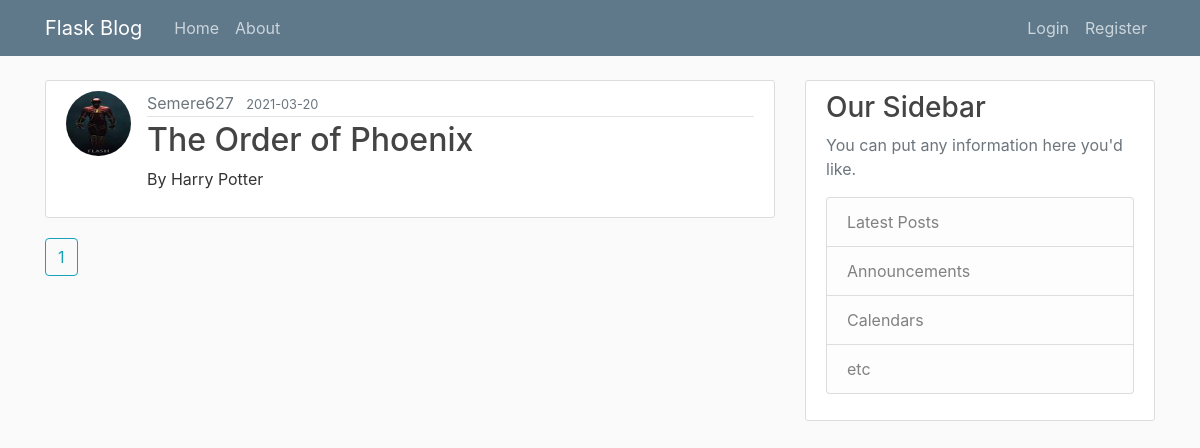
Page /home on the earlier database version.
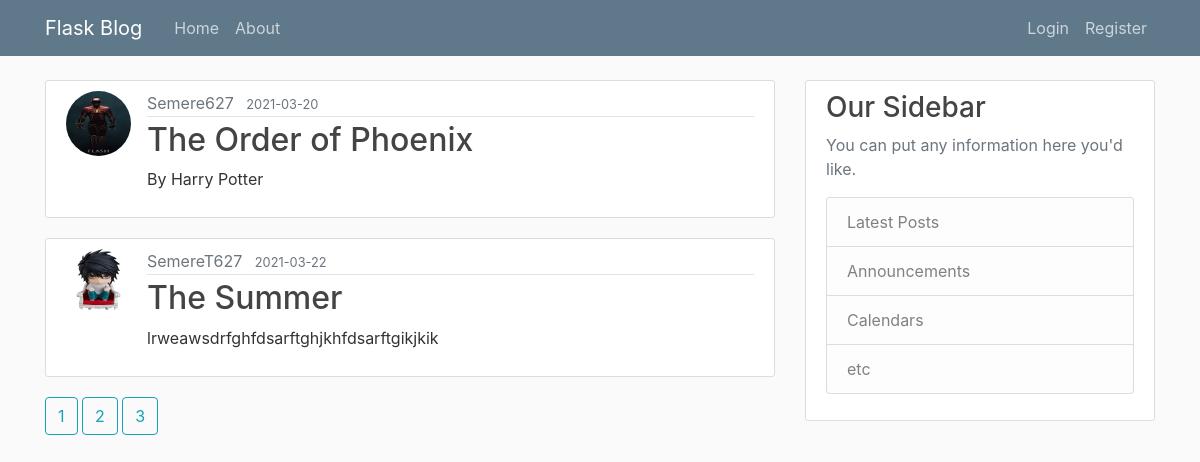
Same page on the later database version.
### flaskblog/models.py (models this page shows, shortened)
class Post(db.Model):
    id = db.Column(db.Integer, primary_key=True)
    title = db.Column(db.String(100), nullable=False)
    date_posted = db.Column(db.DateTime, nullable=False,
                            default=datetime.utcnow)
    content = db.Column(db.Text, nullable=False)
    user_id = db.Column(db.Integer, db.ForeignKey('user.id'), nullable=False)

class User(db.Model, UserMixin):
    id = db.Column(db.Integer, primary_key=True)
    username = db.Column(db.String(20), unique=True, nullable=False)
    email = db.Column(db.String(120), unique=True, nullable=False)
    image_file = db.Column(db.String(20), nullable=False,
                           default="default.jpg")
    password = db.Column(db.String(60), nullable=False)
    posts = db.relationship('Post', backref='author', lazy=True)

### flaskblog/routes.py (the view)
@app.route('/')
@app.route('/home')
def home():
    page = request.args.get('page',1,type=int)
    posts = Post.query.paginate(page=page,per_page=2)
    return render_template('home.html', posts=posts)

### flaskblog/templates/home.html
{%extends "layout.html"%}
{%block content%}
    {% for post in posts.items%}
        <article class="media content-section">
            <img class="rounded-circle article-img" src="{{url_for('static', filename='profile_pics/'+post.author.image_file)}}">
            <div class="media-body">
                <div class="article-metadata">
                    {% if post.author == current_user%}
                        <a class="mr-2" href="{{url_for('account')}}">{{ post.author.username }}</a>
                    {%else%}
                        <a class="mr-2 text-muted" href="#">{{ post.author.username }}</a>
                    {% endif%}
                    <small class="text-muted">{{ post.date_posted.strftime('%Y-%m-%d')}}</small>
                </div>
                <h2><a class="article-title" href="{{url_for('post',post_id=post.id)}}">{{ post.title }}</a></h2>
                <p class="article-content">{{ post.content }}</p>
            </div>
        </article>
    {%endfor%}
    {%for page_num in posts.iter_pages()%}
        {%if page_num%}
            <a class="btn btn-outline-info mb-4" href="{{url_for('home',page=page_num)}}">{{page_num}}</a>
        {%else%}
            ...
        {%endif%}
    {%endfor%}
{%endblock content%}

### flaskblog/templates/layout.html (shortened to what this page needs)
<!DOCTYPE html>
<html lang="en">
<head>
    <link rel="stylesheet" href="https://stackpath.bootstrapcdn.com/bootstrap/4.5.2/css/bootstrap.min.css"
>
    <link rel="stylesheet" href="{{url_for('static',filename='main.css')}}">
</head>
<body>
    <header class="site-header">
        <nav class="navbar navbar-expand-md navbar-dark bg-steel fixed-top">
            <div class="container">
                <a class="navbar-brand mr-4" href="/">Flask Blog</a>
                <div class="collapse navbar-collapse" id="navbarToggle">
                    <div class="navbar-nav mr-auto">
                        <a class="nav-item nav-link" href="{{url_for('home')}}">Home</a>
                        <a class="nav-item nav-link" href="{{url_for('about')}}">About</a>
                    </div>
                    <div class="navbar-nav">
                        {%if current_user.is_authenticated%}
                            <a class="nav-item nav-link" href="{{url_for('new_post')}}">New Post</a>
                            <a class="nav-item nav-link" href="{{url_for('account')}}">Account</a>
                            <a class="nav-item nav-link" href="{{url_for('logout')}}">Logout</a>
                        {%else%}
                            <a class="nav-item nav-link" href="{{url_for('login')}}">Login</a>
                            <a class="nav-item nav-link" href="{{url_for('register')}}">Register</a>
                        {%endif%}
                    </div>
                </div>
            </div>
        </nav>
    </header>
    <main role="main" class="container">
        <div class="row">
            <div class="col-md-8">
                {% block content %}{% endblock %}
            </div>
            <div class="col-md-4">
                <div class="content-section">
                    <h3>Our Sidebar</h3>
                    <p class='text-muted'>You can put any information here you'd like.
                        <ul class="list-group">
                            <li class="list-group-item list-group-item-light">Latest Posts</li>
                            <li class="list-group-item list-group-item-light">Announcements</li>
                            <li class="list-group-item list-group-item-light">Calendars</li>
                            <li class="list-group-item list-group-item-light">etc</li>
                        </ul>
                    </p>
                </div>
            </div>
        </div>
    </main>
</body>
</html>

### flaskblog/static/main.css (style rules this page uses)
body { background: #fafafa; color: #333333; margin-top: 5rem; }
h1, h2, h3, h4, h5, h6 { color: #444444; }
.bg-steel { background-color: #5f788a; }
.site-header .navbar-nav .nav-link { color: #cbd5db; }
.content-section { background: #ffffff; padding: 10px 20px; border: 1px solid #dddddd; border-radius: 3px; margin-bottom: 20px; }
.article-title { color: #444444; }
.article-content { white-space: pre-line; }
.article-img { height: 65px; width: 65px; margin-right: 16px; }
.article-metadata { padding-bottom: 1px; margin-bottom: 4px; border-bottom: 1px solid #e3e3e3 }

Differences in the rows shown:
added Post: image_file (placeholder picture), author.username "SemereT627", date_posted "2021-03-22", title "The Summer", content "lrweawsdrfghfdsarftghjkhfdsarftgikjkik"
Other differences:
new list line: "2"
new list line: "3"
